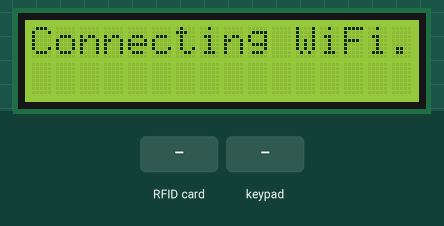
Recording of a sketch running on a simulated ESP32. On the bench: 16×2 character LCD. Inputs (shaded band) come from the test bench. WiFi joins after 1.5 s; servers stay silent unless stated; uploads are accepted with an empty reply.

Above: at 0.7 s.
At 2.8 s:
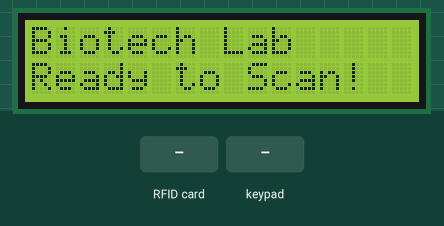
2.9 s: RFID card 5E 7A 19 C4 held to the reader
At 3.8 s:
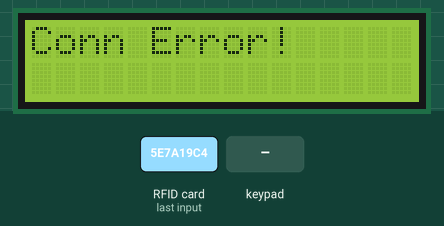
5.9 s: key '#' pressed
At 6.6 s:
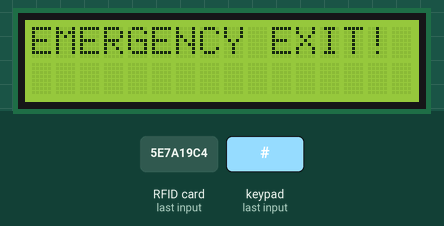
Timing chart, 0 to 8.9 s (numbered marks = the images above; inputs shaded):
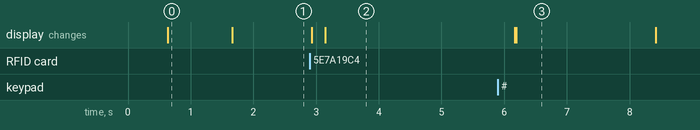

Measured:
- after the input at 2.9 s, the display: first changes at once (image 2 shows a later state)
- after the input at 5.9 s, the display: first differs from a run without the input after 0.29 s (image 3)
- what the display in image 0 shows lasts 1.1 s, from 0.6 s to 1.7 s

The sketch:

sketch.ino
```cpp
#include <Wire.h>
#include <LiquidCrystal_I2C.h>
#include <SPI.h>
#include <MFRC522.h>
#include <Keypad.h>
#include <WiFi.h>
#include <HTTPClient.h>

#define RST_PIN   4
#define SS_PIN    5

const byte ROWS = 4;
const byte COLS = 3;
char keys[ROWS][COLS] = {
  {'1','2','3'}, {'4','5','6'}, {'7','8','9'}, {'*','0','#'}
};
byte rowPins[ROWS] = {13, 12, 14, 27};
byte colPins[COLS] = {26, 25, 33};
Keypad keypad = Keypad(makeKeymap(keys), rowPins, colPins, ROWS, COLS);

const char* ssid = "Wokwi-GUEST";
const char* password = "";
// آدرس اصلی برای اسکن و آدرس جدید برای اضطراری
const char* serverUrl = "https://empsallehi.pythonanywhere.com/scan";
const char* emergencyUrl = "https://empsallehi.pythonanywhere.com/emergency_open";

LiquidCrystal_I2C lcd(0x27, 16, 2);
MFRC522 mfrc522(SS_PIN, RST_PIN);

String activeCardUID = "";
String inputPIN = "";
enum SystemState { READY_TO_SCAN, GETTING_PIN };
SystemState currentState = READY_TO_SCAN;

void showReadyMessage() {
  lcd.clear();
  lcd.setCursor(0, 0); lcd.print("Biotech Lab");
  lcd.setCursor(0, 1); lcd.print("Ready to Scan!");
}

void setup() {
  Serial.begin(115200);
  SPI.begin();
  mfrc522.PCD_Init();
  lcd.init();
  lcd.backlight();
  lcd.setCursor(0, 0); lcd.print("Connecting WiFi");
  WiFi.begin(ssid, password);
  while (WiFi.status() != WL_CONNECTED) {
    delay(500);
    lcd.print(".");
  }
  showReadyMessage();
}

// تابع تغییر یافته برای پشتیبانی از URLهای مختلف
String sendToPython(String url, String uid, String pin) {
  if (WiFi.status() == WL_CONNECTED) {
    HTTPClient http;
    http.begin(url);
    http.addHeader("Content-Type", "application/json");
    String jsonPayload = "{\"uid\":\"" + uid + "\",\"pin\":\"" + pin + "\"}";
    int httpResponseCode = http.POST(jsonPayload);
    if (httpResponseCode > 0) {
      String response = http.getString();
      http.end();
      return response;
    }
    http.end();
  }
  return "ERROR";
}

void loop() {
  if (currentState == READY_TO_SCAN) {
    // --- اضافه شده: بررسی کلید اضطراری ---
    char key = keypad.getKey();
    if (key == '#') {
        lcd.clear();
        lcd.setCursor(0, 0); lcd.print("EMERGENCY EXIT!");
        sendToPython(emergencyUrl, "SYSTEM", "EMERGENCY");
        delay(2000);
        showReadyMessage();
        return;
    }
    // -------------------------------------

    if (!mfrc522.PICC_IsNewCardPresent() || !mfrc522.PICC_ReadCardSerial()) {
      return;
    }

    activeCardUID = "";
    for (byte i = 0; i < mfrc522.uid.size; i++) {
      activeCardUID += String(mfrc522.uid.uidByte[i] < 0x10 ? "0" : "");
      activeCardUID += String(mfrc522.uid.uidByte[i], HEX);
    }
    activeCardUID.toUpperCase();

    lcd.clear();
    lcd.setCursor(0, 0); lcd.print("Verifying...");

    String res = sendToPython(serverUrl, activeCardUID, "");

    if (res == "P") {
      currentState = GETTING_PIN;
      inputPIN = "";
      lcd.clear();
      lcd.setCursor(0, 0); lcd.print("Enter PIN:");
      lcd.setCursor(0, 1); lcd.print("_");
    } else if (res == "U") {
      lcd.clear(); lcd.print("Unknown Card!");
      delay(3000); showReadyMessage();
    } else if (res == "L") {
      lcd.clear(); lcd.print("Card Locked!");
      delay(3000); showReadyMessage();
    } else {
      lcd.clear(); lcd.print("Conn Error!");
      delay(3000); showReadyMessage();
    }
    mfrc522.PICC_HaltA();
    mfrc522.PCD_StopCrypto1();
  }
  else if (currentState == GETTING_PIN) {
    char key = keypad.getKey();
    if (key) {
      if (key == '*') {
        lcd.clear(); lcd.setCursor(0, 0); lcd.print("Checking PIN...");
        String res = sendToPython(serverUrl, activeCardUID, inputPIN);

        lcd.clear();
        if (res == "A") {
          lcd.print("Access Granted!");
          lcd.setCursor(0, 1); lcd.print("Welcome!");
          delay(3000);
          currentState = READY_TO_SCAN; showReadyMessage();
        } else if (res == "L") {
          lcd.print("Card Auto-Locked");
          delay(4000);
          currentState = READY_TO_SCAN; showReadyMessage();
        } else if (res == "W") {
          lcd.print("Wrong PIN!");
          delay(2000);
          inputPIN = "";
          lcd.clear();
          lcd.setCursor(0, 0); lcd.print("Enter PIN:");
          lcd.setCursor(0, 1); lcd.print("_");
        } else {
          lcd.clear(); lcd.print("Conn Error!");
          delay(3000);
          currentState = READY_TO_SCAN; showReadyMessage();
        }
      }
      else if (key == '#') {
        inputPIN = "";
        lcd.clear();
        lcd.setCursor(0, 0); lcd.print("Enter PIN:");
        lcd.setCursor(0, 1); lcd.print("_");
      }
      else {
        inputPIN += key;
        lcd.setCursor(inputPIN.length() - 1, 1); lcd.print("*");
      }
    }
  }
}
```
